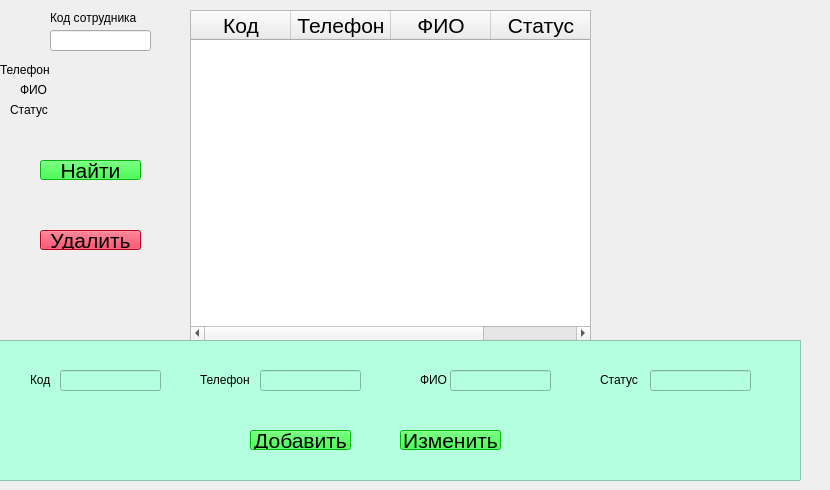
    <widget class="QWidget" name="tab_3">
     <attribute name="title">
      <string>Сотрудники</string>
     </attribute>
     <widget class="QScrollArea" name="scrollArea_3">
      <property name="geometry">
       <rect>
        <x>190</x>
        <y>10</y>
        <width>401</width>
        <height>331</height>
       </rect>
      </property>
      <property name="widgetResizable">
       <bool>true</bool>
      </property>
      <widget class="QWidget" name="scrollAreaWidgetContents_3">
       <property name="geometry">
        <rect>
         <x>0</x>
         <y>0</y>
         <width>399</width>
         <height>329</height>
        </rect>
       </property>
      </widget>
     </widget>
     <widget class="QTableWidget" name="tableWidget_7">
      <property name="geometry">
       <rect>
        <x>190</x>
        <y>10</y>
        <width>401</width>
        <height>331</height>
       </rect>
      </property>
      <column>
       <property name="text">
        <string>Код</string>
       </property>
       <property name="font">
        <font>
         <pointsize>16</pointsize>
        </font>
       </property>
      </column>
      <column>
       <property name="text">
        <string>Телефон</string>
       </property>
       <property name="font">
        <font>
         <pointsize>16</pointsize>
        </font>
       </property>
      </column>
      <column>
       <property name="text">
        <string>ФИО</string>
       </property>
       <property name="font">
        <font>
         <pointsize>16</pointsize>
        </font>
       </property>
      </column>
      <column>
       <property name="text">
        <string>Статус</string>
       </property>
       <property name="font">
        <font>
         <pointsize>16</pointsize>
        </font>
       </property>
       <property name="background">
        <color>
         <red>255</red>
         <green>73</green>
         <blue>66</blue>
        </color>
       </property>
       <property name="foreground">
        <brush brushstyle="NoBrush">
         <color alpha="255">
          <red>0</red>
          <green>0</green>
          <blue>0</blue>
         </color>
        </brush>
       </property>
      </column>
     </widget>
     <widget class="QLabel" name="label_23">
      <property name="geometry">
       <rect>
        <x>50</x>
        <y>10</y>
        <width>121</width>
        <height>16</height>
       </rect>
      </property>
      <property name="text">
       <string>Код сотрудника</string>
      </property>
     </widget>
     <widget class="QLineEdit" name="lineEdit_mat_7">
      <property name="geometry">
       <rect>
        <x>50</x>
        <y>30</y>
        <width>101</width>
        <height>21</height>
       </rect>
      </property>
     </widget>
     <widget class="QPushButton" name="pushButton_delete">
      <property name="geometry">
       <rect>
        <x>40</x>
        <y>230</y>
        <width>101</width>
        <height>20</height>
       </rect>
      </property>
      <property name="font">
       <font>
        <pointsize>16</pointsize>
       </font>
      </property>
      <property name="styleSheet">
       <string notr="true">background-color: rgb(255, 0, 42);</string>
      </property>
      <property name="text">
       <string>Удалить</string>
      </property>
     </widget>
     <widget class="QLabel" name="label_24">
      <property name="geometry">
       <rect>
        <x>0</x>
        <y>60</y>
        <width>61</width>
        <height>20</height>
       </rect>
      </property>
      <property name="text">
       <string>Телефон</string>
      </property>
     </widget>
     <widget class="QLabel" name="label_phone">
      <property name="geometry">
       <rect>
        <x>80</x>
        <y>60</y>
        <width>71</width>
        <height>16</height>
       </rect>
      </property>
      <property name="text">
       <string/>
      </property>
     </widget>
     <widget class="QLabel" name="label_25">
      <property name="geometry">
       <rect>
        <x>20</x>
        <y>80</y>
        <width>31</width>
        <height>20</height>
       </rect>
      </property>
      <property name="text">
       <string>ФИО</string>
      </property>
     </widget>
     <widget class="QLabel" name="label_fio">
      <property name="geometry">
       <rect>
        <x>80</x>
        <y>80</y>
        <width>81</width>
        <height>16</height>
       </rect>
      </property>
      <property name="text">
       <string/>
      </property>
     </widget>
     <widget class="QPushButton" name="pushButton_delete_2">
      <property name="geometry">
       <rect>
        <x>40</x>
        <y>160</y>
        <width>101</width>
        <height>20</height>
       </rect>
      </property>
      <property name="font">
       <font>
        <pointsize>16</pointsize>
       </font>
      </property>
      <property name="styleSheet">
       <string notr="true">background-color: rgb(255, 0, 42);
background-color: rgb(0, 255, 18);</string>
      </property>
      <property name="text">
       <string>Найти</string>
      </property>
     </widget>
     <widget class="QLabel" name="label_27">
      <property name="geometry">
       <rect>
        <x>10</x>
        <y>100</y>
        <width>51</width>
        <height>20</height>
       </rect>
      </property>
      <property name="text">
       <string>Статус</string>
      </property>
     </widget>
     <widget class="QLabel" name="label_status">
      <property name="geometry">
       <rect>
        <x>80</x>
        <y>100</y>
        <width>81</width>
        <height>16</height>
       </rect>
      </property>
      <property name="text">
       <string/>
      </property>
     </widget>
     <widget class="QFrame" name="frame_2">
      <property name="geometry">
       <rect>
        <x>-20</x>
        <y>340</y>
        <width>821</width>
        <height>141</height>
       </rect>
      </property>
      <property name="styleSheet">
       <string notr="true">background-color: rgb(180, 255, 221);</string>
      </property>
      <property name="frameShape">
       <enum>QFrame::StyledPanel</enum>
      </property>
      <property name="frameShadow">
       <enum>QFrame::Raised</enum>
      </property>
      <widget class="QLabel" name="label_29">
       <property name="geometry">
        <rect>
         <x>50</x>
         <y>30</y>
         <width>31</width>
         <height>20</height>
        </rect>
       </property>
       <property name="text">
        <string>Код</string>
       </property>
      </widget>
      <widget class="QLineEdit" name="lineEdit_mat_8">
       <property name="geometry">
        <rect>
         <x>80</x>
         <y>30</y>
         <width>101</width>
         <height>21</height>
        </rect>
       </property>
      </widget>
      <widget class="QLabel" name="label_28">
       <property name="geometry">
        <rect>
         <x>220</x>
         <y>30</y>
         <width>61</width>
         <height>20</height>
        </rect>
       </property>
       <property name="text">
        <string>Телефон</string>
       </property>
      </widget>
      <widget class="QLineEdit" name="lineEdit_mat_9">
       <property name="geometry">
        <rect>
         <x>280</x>
         <y>30</y>
         <width>101</width>
         <height>21</height>
        </rect>
       </property>
      </widget>
      <widget class="QLabel" name="label_32">
       <property name="geometry">
        <rect>
         <x>440</x>
         <y>30</y>
         <width>31</width>
         <height>20</height>
        </rect>
       </property>
       <property name="text">
        <string>ФИО</string>
       </property>
      </widget>
      <widget class="QLineEdit" name="lineEdit_mat_11">
       <property name="geometry">
        <rect>
         <x>470</x>
         <y>30</y>
         <width>101</width>
         <height>21</height>
        </rect>
       </property>
      </widget>
      <widget class="QLabel" name="label_30">
       <property name="geometry">
        <rect>
         <x>620</x>
         <y>30</y>
         <width>51</width>
         <height>20</height>
        </rect>
       </property>
       <property name="text">
        <string>Статус</string>
       </property>
      </widget>
      <widget class="QLineEdit" name="lineEdit_mat_10">
       <property name="geometry">
        <rect>
         <x>670</x>
         <y>30</y>
         <width>101</width>
         <height>21</height>
        </rect>
       </property>
      </widget>
      <widget class="QPushButton" name="pushButton_delete_4">
       <property name="geometry">
        <rect>
         <x>270</x>
         <y>90</y>
         <width>101</width>
         <height>20</height>
        </rect>
       </property>
       <property name="font">
        <font>
         <pointsize>16</pointsize>
        </font>
       </property>
       <property name="styleSheet">
        <string notr="true">background-color: rgb(255, 0, 42);
background-color: rgb(0, 255, 18);</string>
       </property>
       <property name="text">
        <string>Добавить</string>
       </property>
      </widget>
      <widget class="QPushButton" name="pushButton_delete_3">
       <property name="geometry">
        <rect>
         <x>420</x>
         <y>90</y>
         <width>101</width>
         <height>20</height>
        </rect>
       </property>
       <property name="font">
        <font>
         <pointsize>16</pointsize>
        </font>
       </property>
       <property name="styleSheet">
        <string notr="true">background-color: rgb(255, 0, 42);
background-color: rgb(0, 255, 18);</string>
       </property>
       <property name="text">
        <string>Изменить</string>
       </property>
      </widget>
     </widget>
    </widget>
